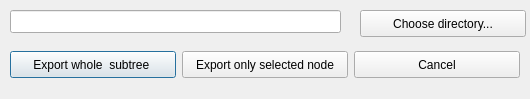
<?xml version="1.0" encoding="UTF-8"?>
<ui version="4.0">
 <class>DlgExportParams</class>
 <widget class="QDialog" name="DlgExportParams">
  <property name="geometry">
   <rect>
    <x>0</x>
    <y>0</y>
    <width>530</width>
    <height>99</height>
   </rect>
  </property>
  <property name="windowTitle">
   <string>I want to....</string>
  </property>
  <widget class="QWidget" name="layoutWidget">
   <property name="geometry">
    <rect>
     <x>10</x>
     <y>50</y>
     <width>512</width>
     <height>29</height>
    </rect>
   </property>
   <layout class="QHBoxLayout" name="horizontalLayout">
    <item>
     <widget class="QPushButton" name="m_bAll">
      <property name="sizePolicy">
       <sizepolicy hsizetype="Maximum" vsizetype="Fixed">
        <horstretch>0</horstretch>
        <verstretch>0</verstretch>
       </sizepolicy>
      </property>
      <property name="minimumSize">
       <size>
        <width>166</width>
        <height>27</height>
       </size>
      </property>
      <property name="text">
       <string>Export whole  subtree </string>
      </property>
     </widget>
    </item>
    <item>
     <widget class="QPushButton" name="m_bOnlySelected">
      <property name="sizePolicy">
       <sizepolicy hsizetype="Maximum" vsizetype="Fixed">
        <horstretch>0</horstretch>
        <verstretch>0</verstretch>
       </sizepolicy>
      </property>
      <property name="minimumSize">
       <size>
        <width>166</width>
        <height>27</height>
       </size>
      </property>
      <property name="text">
       <string>Export only selected node</string>
      </property>
     </widget>
    </item>
    <item>
     <widget class="QPushButton" name="m_bCancel">
      <property name="sizePolicy">
       <sizepolicy hsizetype="Maximum" vsizetype="Fixed">
        <horstretch>0</horstretch>
        <verstretch>0</verstretch>
       </sizepolicy>
      </property>
      <property name="minimumSize">
       <size>
        <width>166</width>
        <height>27</height>
       </size>
      </property>
      <property name="text">
       <string>Cancel</string>
      </property>
     </widget>
    </item>
   </layout>
  </widget>
  <widget class="QLineEdit" name="m_ExportPath">
   <property name="geometry">
    <rect>
     <x>10</x>
     <y>10</y>
     <width>331</width>
     <height>23</height>
    </rect>
   </property>
  </widget>
  <widget class="QPushButton" name="m_bChangePath">
   <property name="geometry">
    <rect>
     <x>360</x>
     <y>10</y>
     <width>166</width>
     <height>27</height>
    </rect>
   </property>
   <property name="minimumSize">
    <size>
     <width>166</width>
     <height>27</height>
    </size>
   </property>
   <property name="maximumSize">
    <size>
     <width>166</width>
     <height>27</height>
    </size>
   </property>
   <property name="text">
    <string>Choose directory...</string>
   </property>
  </widget>
 </widget>
 <resources/>
 <connections/>
</ui>
